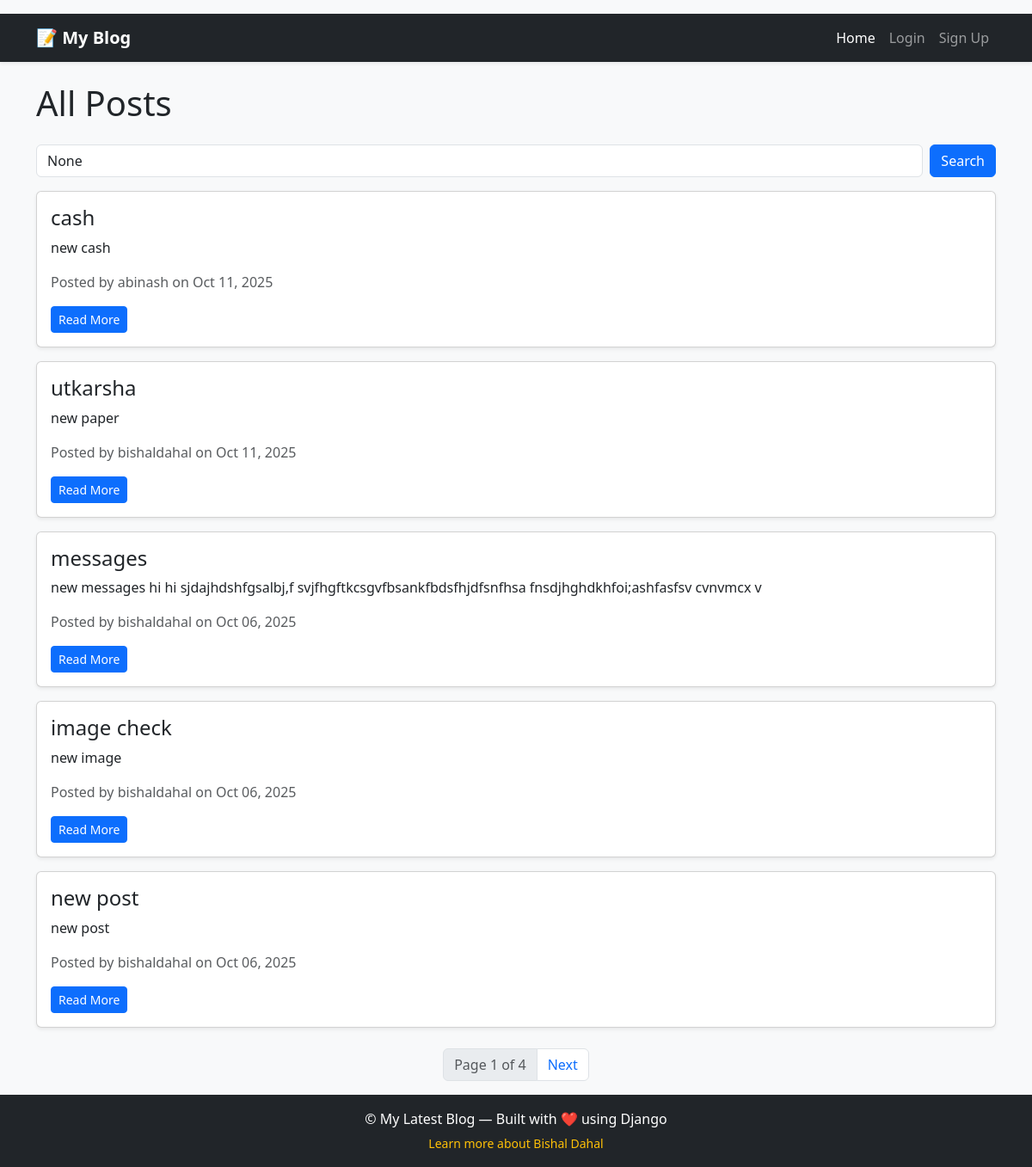
The app's page /posts/, older data.
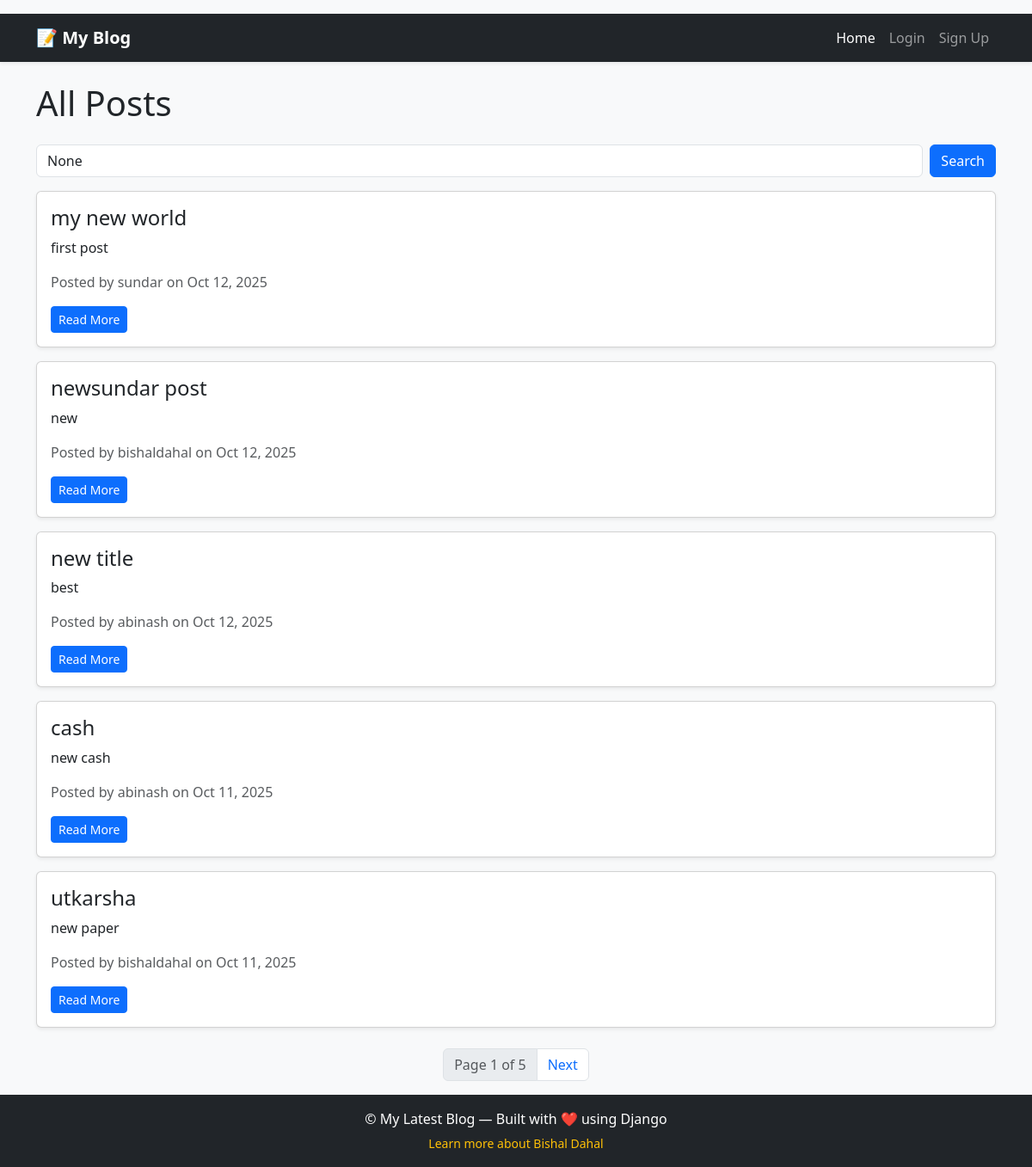
The same page, newer data.
### blog/models.py (models this page shows, shortened)
class Post(models.Model):
    author = models.ForeignKey(User, on_delete=models.CASCADE)
    title = models.CharField(max_length=100)
    content = models.TextField()
    image = models.ImageField(upload_to='posts/', blank=True, null=True)
    created_at = models.DateTimeField(auto_now_add=True)
    author = models.ForeignKey(User, on_delete=models.CASCADE)

### blog/views.py (the view)
# urls.py: path("posts/", views.post_list, name= "post_list"),
def post_list(request):
    query = request.GET.get('q')
    if query:
        post_list = Post.objects.filter(title__icontains=query).order_by('-created_at')
    else:
        post_list = Post.objects.all().order_by('-created_at')
    paginator = Paginator(post_list, 5)
    page_number = request.GET.get('page')
    page_obj = paginator.get_page(page_number)
    return render(request, 'blog/post_list.html', {'page_obj': page_obj, 'query': query})

### blog/templates/blog/post_list.html (shortened to what this page needs)
{% extends "layout.html" %}
{% block content %}
<h1 class="mb-4">All Posts</h1>
<form method="GET" class="mb-3 d-flex">
  <input type="text" name="q" class="form-control me-2" placeholder="Search posts..." value="{{ query }}">
  <button type="submit" class="btn btn-primary">Search</button>
</form>
{% for post in page_obj %}
  <div class="card mb-3 shadow-sm">
    <div class="card-body">
      <h4 class="card-title">{{ post.title }}</h4>
      <p class="card-text">{{ post.content|truncatewords:20 }}</p>
      <p class="text-muted">Posted by {{ post.author.username }} on {{ post.created_at|date:"M d, Y" }}</p>
      <a href="{% url 'post_detail' post.id %}" class="btn btn-primary btn-sm">Read More</a>
    </div>
  </div>
{% empty %}
  <p>No posts found.</p>
{% endfor %}
<nav aria-label="Page navigation" class="mt-4">
  <ul class="pagination justify-content-center">
    <li class="page-item disabled">
      <span class="page-link">Page {{ page_obj.number }} of {{ page_obj.paginator.num_pages }}</span>
    </li>
    {% if page_obj.has_next %}
      <li class="page-item">
        <a class="page-link" href="?page={{ page_obj.next_page_number }}{% if query %}&q={{ query }}{% endif %}">Next</a>
      </li>
    {% endif %}
  </ul>
</nav>
{% endblock %}

Row changes from the older to the newer data that the page shows:
no longer on this page (row unchanged): Post: title "messages", content "new messages hi hi sjdajhdshfgsalbj,f svjfhgftkcsgvfbsankfbdsfhjdfsnfhsa fnsdjhghdkhfoi;ashfasfsv cvnvmcx v", author.username "bishaldahal", created_at "Oct 06, 2025"
no longer on this page (row unchanged): Post: title "image check", content "new image", author.username "bishaldahal", created_at "Oct 06, 2025"
no longer on this page (row unchanged): Post: title "new post", content "new post", author.username "bishaldahal", created_at "Oct 06, 2025"
added Post: title "my new world", content "first post", author.username "sundar", created_at "Oct 12, 2025"
added Post: title "newsundar post", content "new", author.username "bishaldahal", created_at "Oct 12, 2025"
added Post: title "new title", content "best", author.username "abinash", created_at "Oct 12, 2025"
Text that changed along with them:
{{ page_obj.paginator.num_pages }}: "4" → "5"
